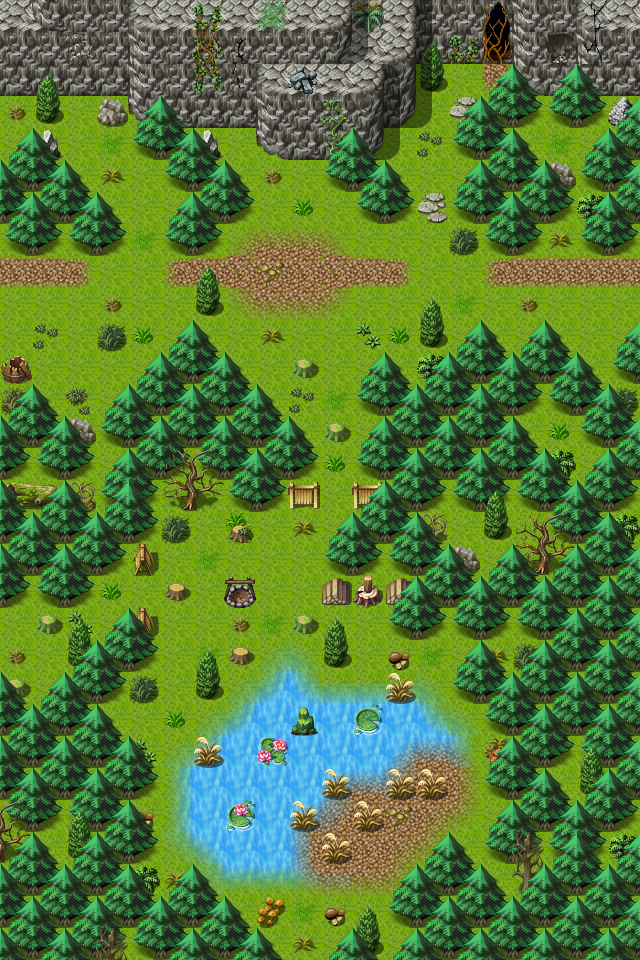

The image is a tile-based game level rendered from a .tmx file. Its description and source (layers, tilesets, objects; grid data summarised) follow:
An orthogonal 20x30 tile map with 32x32 px tiles, 3 tile layers (Ground, Objects, Above), 1 hidden layer not drawn, 60 tilesets and 14 objects (8x spawn, 5x mapchange, key).

<map version="1.0" tiledversion="1.0.2" orientation="orthogonal" renderorder="right-down" width="20" height="30" tilewidth="32" tileheight="32" nextobjectid="18">
 <properties>
  <property name="outdoors" value="1" />
 </properties>
 <tileset firstgid="1" name="map_bed_1" tilewidth="32" tileheight="32" tilecount="128" columns="16">
  <image source="../drawable/map_bed_1.png" width="512" height="256" />
 </tileset>
 <tileset firstgid="129" name="map_border_1" tilewidth="32" tileheight="32" tilecount="128" columns="16">
  <image source="../drawable/map_border_1.png" width="512" height="256" />
 </tileset>
 <tileset firstgid="257" name="map_bridge_1" tilewidth="32" tileheight="32" tilecount="128" columns="16">
  <image source="../drawable/map_bridge_1.png" width="512" height="256" />
 </tileset>
 <tileset firstgid="385" name="map_bridge_2" tilewidth="32" tileheight="32" tilecount="128" columns="16">
  <image source="../drawable/map_bridge_2.png" width="512" height="256" />
 </tileset>
 <tileset firstgid="513" name="map_broken_1" tilewidth="32" tileheight="32" tilecount="128" columns="16">
  <image source="../drawable/map_broken_1.png" width="512" height="256" />
 </tileset>
 <tileset firstgid="641" name="map_cavewall_1" tilewidth="32" tileheight="32" tilecount="108" columns="18">
  <image source="../drawable/map_cavewall_1.png" width="576" height="192" />
 </tileset>
 <tileset firstgid="749" name="map_cavewall_2" tilewidth="32" tileheight="32" tilecount="108" columns="18">
  <image source="../drawable/map_cavewall_2.png" width="576" height="192" />
 </tileset>
 <tileset firstgid="857" name="map_cavewall_3" tilewidth="32" tileheight="32" tilecount="108" columns="18">
  <image source="../drawable/map_cavewall_3.png" width="576" height="192" />
 </tileset>
 <tileset firstgid="965" name="map_cavewall_4" tilewidth="32" tileheight="32" tilecount="108" columns="18">
  <image source="../drawable/map_cavewall_4.png" width="576" height="192" />
 </tileset>
 <tileset firstgid="1073" name="map_chair_table_1" tilewidth="32" tileheight="32" tilecount="128" columns="16">
  <image source="../drawable/map_chair_table_1.png" width="512" height="256" />
 </tileset>
 <tileset firstgid="1201" name="map_chair_table_2" tilewidth="32" tileheight="32" tilecount="128" columns="16">
  <image source="../drawable/map_chair_table_2.png" width="512" height="256" />
 </tileset>
 <tileset firstgid="1329" name="map_crate_1" tilewidth="32" tileheight="32" tilecount="128" columns="16">
  <image source="../drawable/map_crate_1.png" width="512" height="256" />
 </tileset>
 <tileset firstgid="1457" name="map_cupboard_1" tilewidth="32" tileheight="32" tilecount="128" columns="16">
  <image source="../drawable/map_cupboard_1.png" width="512" height="256" />
 </tileset>
 <tileset firstgid="1585" name="map_curtain_1" tilewidth="32" tileheight="32" tilecount="128" columns="16">
  <image source="../drawable/map_curtain_1.png" width="512" height="256" />
 </tileset>
 <tileset firstgid="1713" name="map_entrance_1" tilewidth="32" tileheight="32" tilecount="128" columns="16">
  <image source="../drawable/map_entrance_1.png" width="512" height="256" />
 </tileset>
 <tileset firstgid="1841" name="map_entrance_2" tilewidth="32" tileheight="32" tilecount="128" columns="16">
  <image source="../drawable/map_entrance_2.png" width="512" height="256" />
 </tileset>
 <tileset firstgid="1969" name="map_fence_1" tilewidth="32" tileheight="32" tilecount="128" columns="16">
  <image source="../drawable/map_fence_1.png" width="512" height="256" />
 </tileset>
 <tileset firstgid="2097" name="map_fence_2" tilewidth="32" tileheight="32" tilecount="128" columns="16">
  <image source="../drawable/map_fence_2.png" width="512" height="256" />
 </tileset>
 <tileset firstgid="2225" name="map_fence_3" tilewidth="32" tileheight="32" tilecount="128" columns="16">
  <image source="../drawable/map_fence_3.png" width="512" height="256" />
 </tileset>
 <tileset firstgid="2353" name="map_fence_4" tilewidth="32" tileheight="32" tilecount="128" columns="16">
  <image source="../drawable/map_fence_4.png" width="512" height="256" />
 </tileset>
 <tileset firstgid="2481" name="map_ground_1" tilewidth="32" tileheight="32" tilecount="128" columns="16">
  <image source="../drawable/map_ground_1.png" width="512" height="256" />
 </tileset>
 <tileset firstgid="2609" name="map_ground_2" tilewidth="32" tileheight="32" tilecount="128" columns="16">
  <image source="../drawable/map_ground_2.png" width="512" height="256" />
 </tileset>
 <tileset firstgid="2737" name="map_ground_3" tilewidth="32" tileheight="32" tilecount="128" columns="16">
  <image source="../drawable/map_ground_3.png" width="512" height="256" />
 </tileset>
 <tileset firstgid="2865" name="map_ground_4" tilewidth="32" tileheight="32" tilecount="128" columns="16">
  <image source="../drawable/map_ground_4.png" width="512" height="256" />
 </tileset>
 <tileset firstgid="2993" name="map_ground_5" tilewidth="32" tileheight="32" tilecount="128" columns="16">
  <image source="../drawable/map_ground_5.png" width="512" height="256" />
 </tileset>
 <tileset firstgid="3121" name="map_ground_6" tilewidth="32" tileheight="32" tilecount="128" columns="16">
  <image source="../drawable/map_ground_6.png" width="512" height="256" />
 </tileset>
 <tileset firstgid="3249" name="map_ground_7" tilewidth="32" tileheight="32" tilecount="128" columns="16">
  <image source="../drawable/map_ground_7.png" width="512" height="256" />
 </tileset>
 <tileset firstgid="3377" name="map_ground_8" tilewidth="32" tileheight="32" tilecount="128" columns="16">
  <image source="../drawable/map_ground_8.png" width="512" height="256" />
 </tileset>
 <tileset firstgid="3505" name="map_house_1" tilewidth="32" tileheight="32" tilecount="128" columns="16">
  <image source="../drawable/map_house_1.png" width="512" height="256" />
 </tileset>
 <tileset firstgid="3633" name="map_house_2" tilewidth="32" tileheight="32" tilecount="128" columns="16">
  <image source="../drawable/map_house_2.png" width="512" height="256" />
 </tileset>
 <tileset firstgid="3761" name="map_indoor_1" tilewidth="32" tileheight="32" tilecount="128" columns="16">
  <image source="../drawable/map_indoor_1.png" width="512" height="256" />
 </tileset>
 <tileset firstgid="3889" name="map_indoor_2" tilewidth="32" tileheight="32" tilecount="128" columns="16">
  <image source="../drawable/map_indoor_2.png" width="512" height="256" />
 </tileset>
 <tileset firstgid="4017" name="map_kitchen_1" tilewidth="32" tileheight="32" tilecount="128" columns="16">
  <image source="../drawable/map_kitchen_1.png" width="512" height="256" />
 </tileset>
 <tileset firstgid="4145" name="map_outdoor_1" tilewidth="32" tileheight="32" tilecount="128" columns="16">
  <image source="../drawable/map_outdoor_1.png" width="512" height="256" />
 </tileset>
 <tileset firstgid="4273" name="map_pillar_1" tilewidth="32" tileheight="32" tilecount="128" columns="16">
  <image source="../drawable/map_pillar_1.png" width="512" height="256" />
 </tileset>
 <tileset firstgid="4401" name="map_pillar_2" tilewidth="32" tileheight="32" tilecount="128" columns="16">
  <image source="../drawable/map_pillar_2.png" width="512" height="256" />
 </tileset>
 <tileset firstgid="4529" name="map_plant_1" tilewidth="32" tileheight="32" tilecount="128" columns="16">
  <image source="../drawable/map_plant_1.png" width="512" height="256" />
 </tileset>
 <tileset firstgid="4657" name="map_plant_2" tilewidth="32" tileheight="32" tilecount="128" columns="16">
  <image source="../drawable/map_plant_2.png" width="512" height="256" />
 </tileset>
 <tileset firstgid="4785" name="map_rock_1" tilewidth="32" tileheight="32" tilecount="128" columns="16">
  <image source="../drawable/map_rock_1.png" width="512" height="256" />
 </tileset>
 <tileset firstgid="4913" name="map_rock_2" tilewidth="32" tileheight="32" tilecount="128" columns="16">
  <image source="../drawable/map_rock_2.png" width="512" height="256" />
 </tileset>
 <tileset firstgid="5041" name="map_roof_1" tilewidth="32" tileheight="32" tilecount="128" columns="16">
  <image source="../drawable/map_roof_1.png" width="512" height="256" />
 </tileset>
 <tileset firstgid="5169" name="map_roof_2" tilewidth="32" tileheight="32" tilecount="128" columns="16">
  <image source="../drawable/map_roof_2.png" width="512" height="256" />
 </tileset>
 <tileset firstgid="5297" name="map_roof_3" tilewidth="32" tileheight="32" tilecount="128" columns="16">
  <image source="../drawable/map_roof_3.png" width="512" height="256" />
 </tileset>
 <tileset firstgid="5425" name="map_shop_1" tilewidth="32" tileheight="32" tilecount="128" columns="16">
  <image source="../drawable/map_shop_1.png" width="512" height="256" />
 </tileset>
 <tileset firstgid="5553" name="map_sign_ladder_1" tilewidth="32" tileheight="32" tilecount="128" columns="16">
  <image source="../drawable/map_sign_ladder_1.png" width="512" height="256" />
 </tileset>
 <tileset firstgid="5681" name="map_table_1" tilewidth="32" tileheight="32" tilecount="128" columns="16">
  <image source="../drawable/map_table_1.png" width="512" height="256" />
 </tileset>
 <tileset firstgid="5809" name="map_trail_1" tilewidth="32" tileheight="32" tilecount="128" columns="16">
  <image source="../drawable/map_trail_1.png" width="512" height="256" />
 </tileset>
 <tileset firstgid="5937" name="map_transition_1" tilewidth="32" tileheight="32" tilecount="128" columns="16">
  <image source="../drawable/map_transition_1.png" width="512" height="256" />
 </tileset>
 <tileset firstgid="6065" name="map_transition_2" tilewidth="32" tileheight="32" tilecount="128" columns="16">
  <image source="../drawable/map_transition_2.png" width="512" height="256" />
 </tileset>
 <tileset firstgid="6193" name="map_transition_3" tilewidth="32" tileheight="32" tilecount="128" columns="16">
  <image source="../drawable/map_transition_3.png" width="512" height="256" />
 </tileset>
 <tileset firstgid="6321" name="map_transition_4" tilewidth="32" tileheight="32" tilecount="128" columns="16">
  <image source="../drawable/map_transition_4.png" width="512" height="256" />
 </tileset>
 <tileset firstgid="6449" name="map_transition_5" tilewidth="32" tileheight="32" tilecount="128" columns="16">
  <image source="../drawable/map_transition_5.png" width="512" height="256" />
 </tileset>
 <tileset firstgid="6577" name="map_tree_1" tilewidth="32" tileheight="32" tilecount="128" columns="16">
  <image source="../drawable/map_tree_1.png" width="512" height="256" />
 </tileset>
 <tileset firstgid="6705" name="map_tree_2" tilewidth="32" tileheight="32" tilecount="128" columns="16">
  <image source="../drawable/map_tree_2.png" width="512" height="256" />
 </tileset>
 <tileset firstgid="6833" name="map_wall_1" tilewidth="32" tileheight="32" tilecount="128" columns="16">
  <image source="../drawable/map_wall_1.png" width="512" height="256" />
 </tileset>
 <tileset firstgid="6961" name="map_wall_2" tilewidth="32" tileheight="32" tilecount="120" columns="15">
  <image source="../drawable/map_wall_2.png" width="480" height="256" />
 </tileset>
 <tileset firstgid="7081" name="map_wall_3" tilewidth="32" tileheight="32" tilecount="120" columns="15">
  <image source="../drawable/map_wall_3.png" width="480" height="256" />
 </tileset>
 <tileset firstgid="7201" name="map_wall_4" tilewidth="32" tileheight="32" tilecount="120" columns="15">
  <image source="../drawable/map_wall_4.png" width="480" height="256" />
 </tileset>
 <tileset firstgid="7321" name="map_window_1" tilewidth="32" tileheight="32" tilecount="128" columns="16">
  <image source="../drawable/map_window_1.png" width="512" height="256" />
 </tileset>
 <tileset firstgid="7449" name="map_window_2" tilewidth="32" tileheight="32" tilecount="128" columns="16">
  <image source="../drawable/map_window_2.png" width="512" height="256" />
 </tileset>
 <layer name="Ground" width="20" height="30">
  <data>[600 cells, 600 non-empty, 12 distinct tile ids]</data>
 </layer>
 <layer name="Objects" width="20" height="30">
  <data>[600 cells, 429 non-empty, 90 distinct tile ids]</data>
 </layer>
 <layer name="Above" width="20" height="30">
  <data>[600 cells, 133 non-empty, 16 distinct tile ids]</data>
 </layer>
 <layer name="Walkable" width="20" height="30" visible="0">
  <data>[600 cells, 392 non-empty, 1 distinct tile ids]</data>
 </layer>
 <objectgroup name="Mapevents">
  <object id="1" name="east" type="mapchange" x="608" y="256" width="32" height="96">
   <properties>
    <property name="map" value="flagstone0" />
    <property name="place" value="west" />
   </properties>
  </object>
  <object id="2" name="west1" type="mapchange" x="0" y="256" width="32" height="96">
   <properties>
    <property name="map" value="blackwater_mountain0" />
    <property name="place" value="east1" />
   </properties>
  </object>
  <object id="3" name="cave" type="mapchange" x="480" y="32" width="32" height="32">
   <properties>
    <property name="map" value="wild16_cave" />
    <property name="place" value="entrance" />
   </properties>
  </object>
  <object id="15" name="south" type="mapchange" x="256" y="928" width="96" height="32">
   <properties>
    <property name="map" value="wild18" />
    <property name="place" value="north" />
   </properties>
  </object>
  <object id="16" name="west2" type="mapchange" x="0" y="608" width="32" height="96">
   <properties>
    <property name="map" value="blackwater_mountain0" />
    <property name="place" value="east2" />
   </properties>
  </object>
 </objectgroup>
 <objectgroup name="Spawn">
  <object id="12" name="forestboar2" type="spawn" x="32" y="576" width="96" height="128">
   <properties>
    <property name="quantity" value="1" />
   </properties>
  </object>
  <object id="13" name="forestbeetle" type="spawn" x="128" y="768" width="384" height="160">
   <properties>
    <property name="quantity" value="3" />
   </properties>
  </object>
  <object id="14" name="forestbeetle" type="spawn" x="384" y="640" width="160" height="224">
   <properties>
    <property name="quantity" value="2" />
   </properties>
  </object>
  <object id="4" name="forestboar2" type="spawn" x="384" y="224" width="192" height="128">
   <properties>
    <property name="quantity" value="1" />
   </properties>
  </object>
  <object id="5" name="forestboar3" type="spawn" x="64" y="224" width="224" height="160">
   <properties>
    <property name="quantity" value="2" />
   </properties>
  </object>
  <object id="6" name="forestbeetle" type="spawn" x="224" y="96" width="192" height="352">
   <properties>
    <property name="quantity" value="2" />
   </properties>
  </object>
  <object id="8" name="stoutford_guard_camp2" type="spawn" x="128" y="512" width="320" height="224">
   <properties>
    <property name="quantity" value="3" />
   </properties>
  </object>
  <object id="11" name="stoutford_guard_camp1" type="spawn" x="256" y="576" width="32" height="32">
   <properties>
    <property name="quantity" value="1" />
   </properties>
  </object>
 </objectgroup>
 <objectgroup name="Keys" visible="0">
  <object id="7" name="kaverin:90" type="key" x="480" y="32" width="32" height="32">
   <properties>
    <property name="phrase" value="wild16_cave" />
    <property name="requireId" value="kaverin" />
    <property name="requireType" value="questProgress" />
    <property name="requireValue" value="90" />
   </properties>
  </object>
 </objectgroup>
</map>
